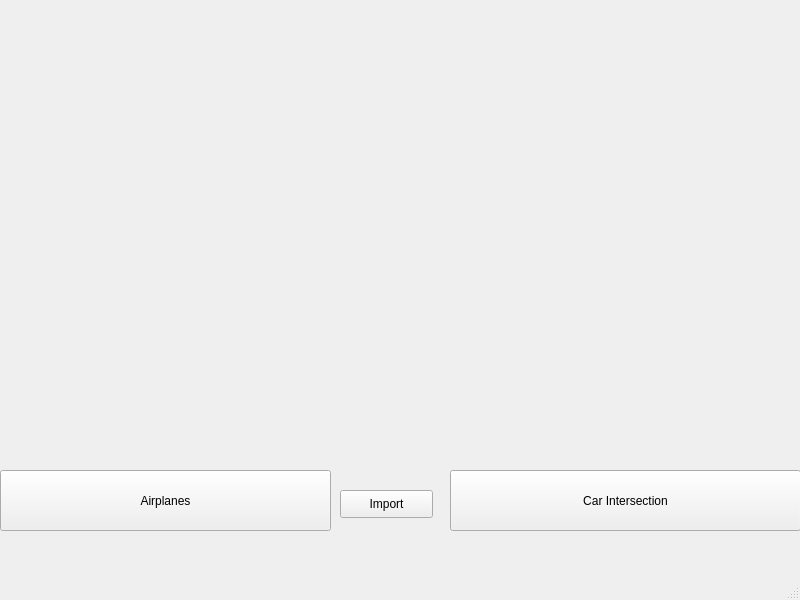
<?xml version="1.0" encoding="UTF-8"?>
<ui version="4.0">
 <class>MainWindow</class>
 <widget class="QMainWindow" name="MainWindow">
  <property name="geometry">
   <rect>
    <x>0</x>
    <y>0</y>
    <width>800</width>
    <height>600</height>
   </rect>
  </property>
  <property name="windowTitle">
   <string>MainWindow</string>
  </property>
  <widget class="QWidget" name="centralwidget">
   <widget class="QLabel" name="Photo">
    <property name="geometry">
     <rect>
      <x>0</x>
      <y>0</y>
      <width>801</width>
      <height>471</height>
     </rect>
    </property>
    <property name="text">
     <string/>
    </property>
    <property name="pixmap">
     <pixmap>../../YOLO V3/pytorch_objectdetecttrack-master/images/blueangels-det.jpg</pixmap>
    </property>
    <property name="scaledContents">
     <bool>true</bool>
    </property>
   </widget>
   <widget class="QPushButton" name="AirplaneButton">
    <property name="geometry">
     <rect>
      <x>0</x>
      <y>470</y>
      <width>331</width>
      <height>61</height>
     </rect>
    </property>
    <property name="text">
     <string>Airplanes</string>
    </property>
   </widget>
   <widget class="QPushButton" name="IntersectionButton">
    <property name="geometry">
     <rect>
      <x>450</x>
      <y>470</y>
      <width>351</width>
      <height>61</height>
     </rect>
    </property>
    <property name="text">
     <string>Car Intersection</string>
    </property>
   </widget>
   <widget class="QPushButton" name="pushButton">
    <property name="geometry">
     <rect>
      <x>340</x>
      <y>490</y>
      <width>93</width>
      <height>28</height>
     </rect>
    </property>
    <property name="text">
     <string>Import</string>
    </property>
   </widget>
  </widget>
  <widget class="QMenuBar" name="menubar">
   <property name="geometry">
    <rect>
     <x>0</x>
     <y>0</y>
     <width>800</width>
     <height>26</height>
    </rect>
   </property>
  </widget>
  <widget class="QStatusBar" name="statusbar"/>
 </widget>
 <resources/>
 <connections/>
</ui>
